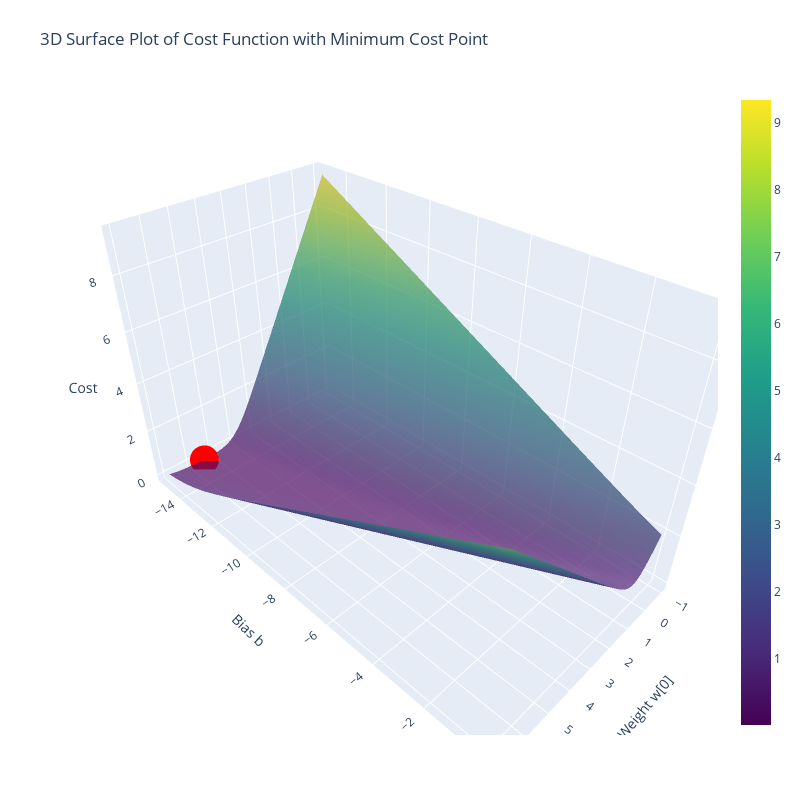

Notebook code for this chart:
### Code cell
# Find the index of the minimum cost
min_cost_index = np.unravel_index(np.argmin(Z), Z.shape)
min_cost_w0 = W0[min_cost_index]
min_cost_b = B[min_cost_index]
min_cost_value = Z[min_cost_index]

# Create an interactive 3D plot using Plotly
fig = go.Figure(data=[go.Surface(z=Z, x=W0, y=B, colorscale='Viridis', opacity=0.7)])

# Add a scatter plot for the minimum cost point
fig.add_trace(go.Scatter3d(
    x=[min_cost_w0],
    y=[min_cost_b],
    z=[min_cost_value],
    mode='markers',
    marker=dict(size=10, color='red', symbol='circle'),
    name='Min Cost Point'
))

# Update plot layout
fig.update_layout(
    title='3D Surface Plot of Cost Function with Minimum Cost Point',
    scene=dict(
        xaxis_title='Weight w[0]',
        yaxis_title='Bias b',
        zaxis_title='Cost'
    ),
    autosize=False,
    width=800,
    height=800,
    margin=dict(l=65, r=50, b=65, t=90)
)

# Show plot
fig.show()

### Figure 1 — Plotly figure (JSON) as saved in the notebook; plotly's stock layout.template omitted (floating-point values rounded to 4 significant figures; data arrays with more than 128 entries replaced by an {"elided": "..."} marker saying what was removed)
{"data": [{"colorscale": [[0, "#440154"], [0.1111, "#482878"], [0.2222, "#3e4989"], [0.3333, "#31688e"], [0.4444, "#26828e"], [0.5556, "#1f9e89"], [0.6667, "#35b779"], [0.7778, "#6ece58"], [0.8889, "#b5de2b"], [1, "#fde725"]], "opacity": 0.7, "type": "surface", "x": {"elided": "50x50 float values"}, "y": {"elided": "50x50 float values"}, "z": {"elided": "50x50 float values"}}, {"marker": {"color": "red", "size": 10, "symbol": "circle"}, "mode": "markers", "name": "Min Cost Point", "type": "scatter3d", "x": [5.531], "y": [-15], "z": [0.01402]}], "layout": {"autosize": false, "height": 800, "margin": {"b": 65, "l": 65, "r": 50, "t": 90}, "scene": {"xaxis": {"title": {"text": "Weight w[0]"}}, "yaxis": {"title": {"text": "Bias b"}}, "zaxis": {"title": {"text": "Cost"}}}, "title": {"text": "3D Surface Plot of Cost Function with Minimum Cost Point"}, "width": 800}}
